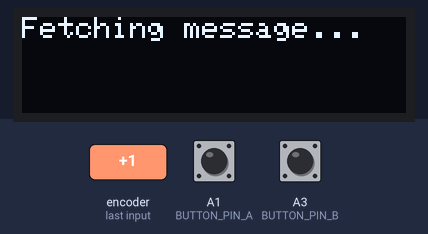
Simulated run of this sketch. Board: Arduino MKR. Shown: 128×32 one-colour display. The inputs (shaded band) are chosen by the test bench; at power-on: A1 (BUTTON_PIN_A) HIGH, A3 (BUTTON_PIN_B) HIGH. WiFi joins after 1.5 s; servers stay silent unless stated; the display library's start-up logo is not drawn; what the sketch prints to the serial monitor is not drawn.

4.8 s: rotary encoder on A1 (BUTTON_PIN_A) / A3 (BUTTON_PIN_B) turned 1 step (first pin leading)
Above: at 4.91 s.
6.5 s: rotary encoder on A1 (BUTTON_PIN_A) / A3 (BUTTON_PIN_B) turned 1 step (first pin leading)
Timing chart, 0 to 9.5 s (numbered marks = the images above; inputs shaded):
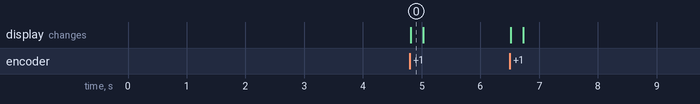

The sketch:

http-test-reciever-bttn.ino
```cpp
#include <WiFiNINA.h>
#include <ArduinoHttpClient.h>
#include "arduino_secrets.h"

#include <Adafruit_GFX.h>
#include <Adafruit_SSD1306.h>

#define OLED_RESET -1
#define SCREEN_WIDTH 128
#define SCREEN_HEIGHT 32
#define SCREEN_ADDRESS 0x3C

Adafruit_SSD1306 display(SCREEN_WIDTH, SCREEN_HEIGHT, &Wire, OLED_RESET);

// Button setup
const int BUTTON_PIN_A = A1;  // First button
const int BUTTON_PIN_B = A3;  // Second button, add this line

// WiFi and HTTP Client setup
char ssid[] = SECRET_SSID;
char pass[] = SECRET_PASS;
char serverAddress[] = SERVER_IP;
int port = 1880;
WiFiClient wifi;
HttpClient client = HttpClient(wifi, serverAddress, port);

void setup() {
  Serial.begin(9600);
  // Initialize display
  if (!display.begin(SSD1306_SWITCHCAPVCC, SCREEN_ADDRESS)) {
    Serial.println(F("SSD1306 allocation failed"));
    for (;;);  // Don't proceed, loop forever
  }
  display.display();
  delay(2000);
  display.clearDisplay();

  // Initialize buttons
  pinMode(BUTTON_PIN_A, INPUT_PULLUP);  // Set the first button as an input
  pinMode(BUTTON_PIN_B, INPUT_PULLUP);  // Set the second button as an input, add this line

  // Connect to WiFi
  Serial.print("Attempting to connect to SSID: ");
  Serial.println(ssid);
  while (WiFi.begin(ssid, pass) != WL_CONNECTED) {
    Serial.print(".");
    delay(500);
  }
  Serial.println("\nWiFi connected");
}

void loop() {
  // Check if the first button is pressed
  if (digitalRead(BUTTON_PIN_A) == LOW) {
    callEndpoint("/textDataA");  // Modified to call a specific function
  }

  // Check if the second button is pressed, add this block
  if (digitalRead(BUTTON_PIN_B) == LOW) {
    callEndpoint("/textDataB");  // Call a different endpoint for the second button
  }
}

// Function to call endpoint and display response, add this function
void callEndpoint(char* endpoint) {
    display.clearDisplay();
    display.setTextSize(1);
    display.setTextColor(SSD1306_WHITE);
    display.setCursor(0, 0);
    display.print("Fetching message...");
    display.display();

    client.get(endpoint);

    int statusCode = client.responseStatusCode();
    String response = client.responseBody();

    Serial.print("Status code: ");
    Serial.println(statusCode);
    Serial.print("Response: ");
    Serial.println(response);

    display.clearDisplay();
    display.setCursor(0, 0);
    display.print(response);
    display.display();

    delay(500);
    while (digitalRead(BUTTON_PIN_A) == LOW || digitalRead(BUTTON_PIN_B) == LOW);  // Wait for both buttons release
    delay(500);
}
```

arduino_secrets.h
```cpp
// #define SECRET_SSID "sandbox370"
// #define SECRET_PASS "+s0a+s03!2gether?"

#define SECRET_SSID "Verizon_LF6QM4"
#define SECRET_PASS "nearly3-vat-few"

// #define SERVER_IP "143.244.146.147"
#define SERVER_IP "192.168.1.166"
```

Measured:
- after the input at 4.8 s, the display: changes at once (image 0)
